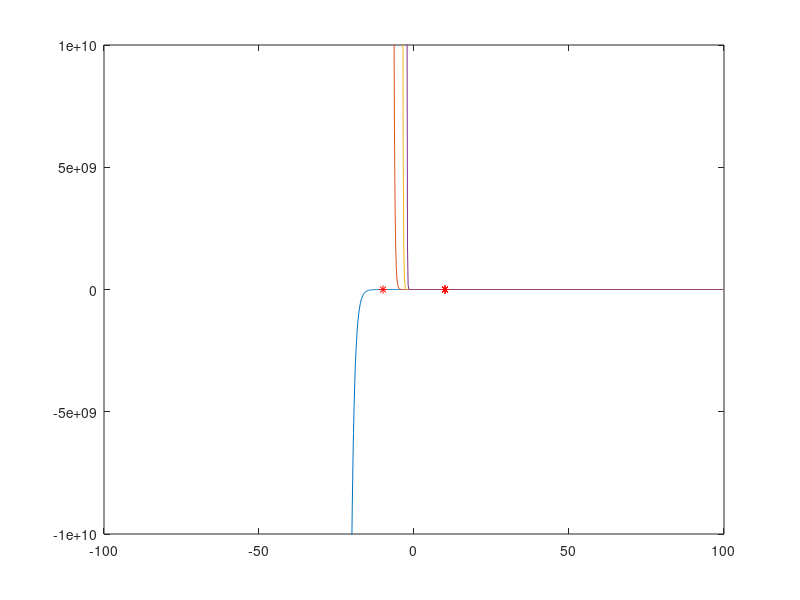

MATLAB code for this plot:
X = linspace(-100, 100, 1000);
params = [[1, 1]; [2,3]; [4,5]; [6, 8]];
func = @(x, alpha, beta) ((x.^alpha) .* (exp(-beta.*x)));

for i = 1:length(params)
    Y = @(x) (func(x, params(i,1), params(i,2)));
    [xx, yy] = fminbnd(Y, -10, 10);
    F = Y(X);
    plot(X, F, xx, yy, 'r*')
    ylim([-10^10 10^10])
    hold on
end
    

